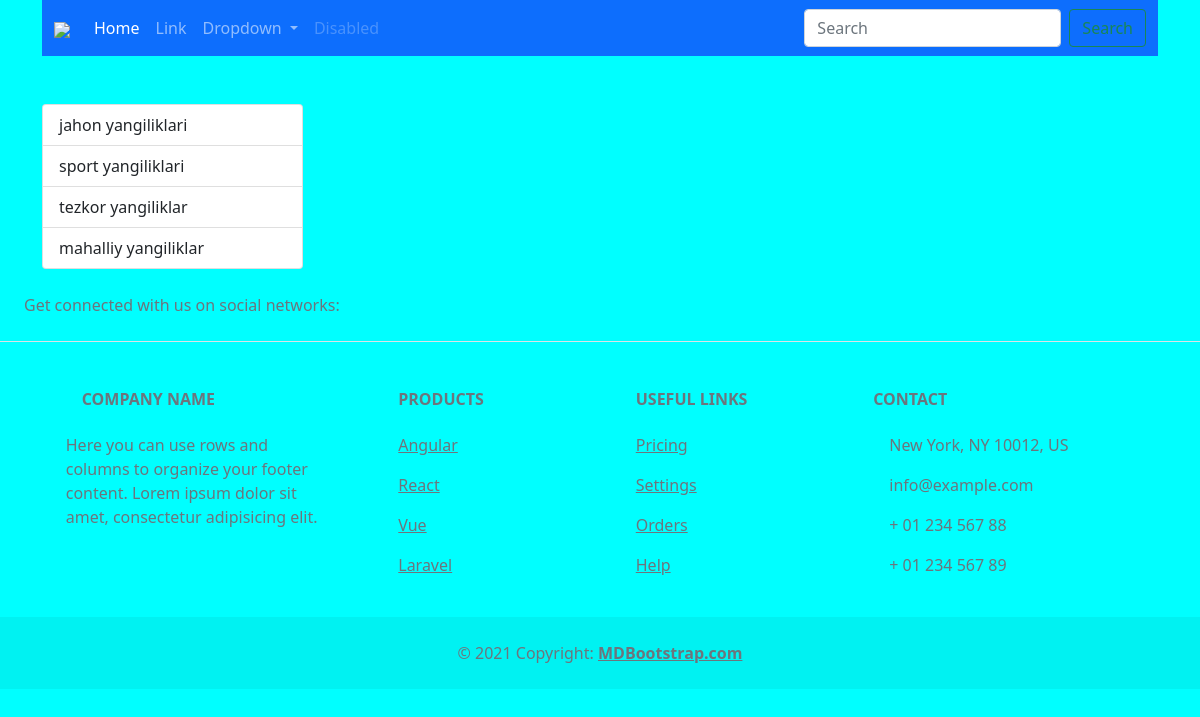
The page /new/1/ on the database its author committed.
### main/models.py (models this page shows, shortened)
class Category(models.Model):
    name = models.CharField(max_length=150, unique=True)

### main/views.py (the view)
# urls.py: path('new/<int:new_id>/', new_detail, name='new_detail'),
def new_detail(request, new_id):
    new = New.objects.get(id=new_id)
    categories = Category.objects.all()
    context = {
        'new': new,
        'categories': categories,
    }
    return render(request, 'main/detail.html', context)

### main/templates/main/detail.html (shortened to what this page needs)
{% extends 'base.html'%}

### templates/base.html (shortened to what this page needs)
<!DOCTYPE html>
<html lang="en">
<head>
    {% include 'components/_style.html' %}
</head>
<body>
<div class="container">
    {% include 'layout/navbar.html' %}
    {% block main %}
    <div class="row justify-content-between">
      <div class="col-3">
          <div class="list-group">
              {% for category in categories %}
              <a href="{% url 'category_new' category.id %}" class="list-group-item list-group-item-action">
                  {{ category.name }}
              </a>
              {% endfor %}
          </div>
      </div>
      <div class="col-8">
      </div>
    </div>
    {% endblock main %}
</div>
<footer class="text-center text-lg-start bg-body-tertiary text-muted">
    {% include 'layout/footer.html' %}
</body>
</html>

### main/staticfiles/css/style.css (style rules this page uses)
body { background-color: aqua; }

### rows shown on the page
Category: name "jahon yangiliklari"
Category: name "sport yangiliklari"
Category: name "tezkor yangiliklar"
Category: name "mahalliy yangiliklar"
